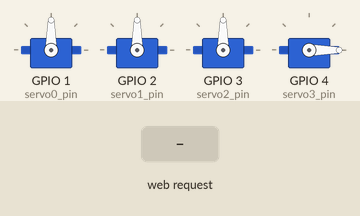
Recording of a sketch running on a simulated ESP8266 (NodeMCU). Parts: 4 × servo. Inputs (shaded band) come from the test bench. WiFi joins after 1.5 s; servers stay silent unless stated; what the sketch prints to the serial monitor is not drawn.

Above: at 2.7 s.
2.8 s: HTTP request GET /Req=1 received
At 3.9 s:
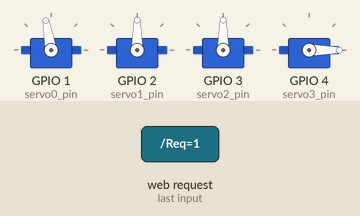
4.3 s: HTTP request GET /Req=3 received
At 5.0 s:
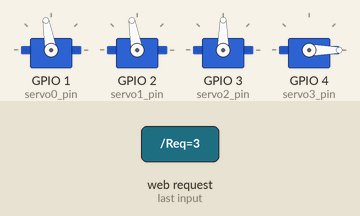
5.8 s: HTTP request GET /Req=2 received
At 6.1 s:
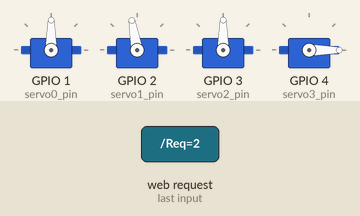
7.3 s: HTTP request GET /Req=5 received
At 8.5 s:
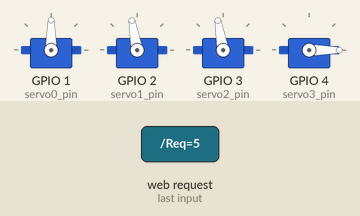
8.8 s: HTTP request GET /Req=4 received
At 9.7 s:
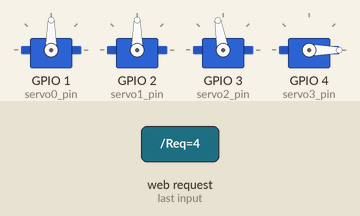
10.3 s: HTTP request GET /Req=6 received
At 10.8 s:
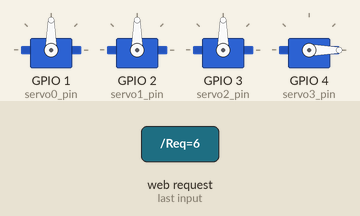
Timing chart, 0 to 12.8 s (numbered marks = the images above; inputs shaded):
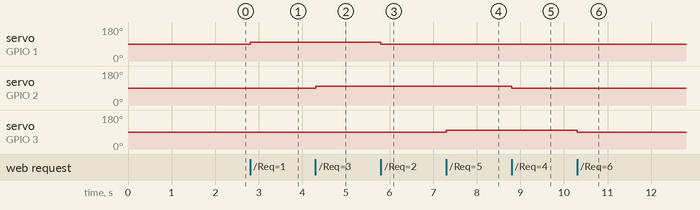

Measured:
- after the input at 2.8 s, servo on GPIO 1 (servo0_pin): 90° → 100° at once
- after the input at 4.3 s, servo on GPIO 2 (servo1_pin): 90° → 100° at once
- after the input at 5.8 s, servo on GPIO 1 (servo0_pin): 100° → 90° at once
- after the input at 7.3 s, servo on GPIO 3 (servo2_pin): 90° → 100° at once
- after the input at 8.8 s, servo on GPIO 2 (servo1_pin): 100° → 90° at once
- after the input at 10.3 s, servo on GPIO 3 (servo2_pin): 100° → 90° at once

The sketch:

arm_nodemcu_mk2.ino
```cpp
#include <ESP8266WiFi.h>
#include <Servo.h>
Servo servo0;
Servo servo1;
Servo servo2;
Servo servo3;

const int unt=10;
int pos0=90;
int pos1=90;
int pos2=90;
int pos3=0;

#define servo0_pin 1
#define servo1_pin 2
#define servo2_pin 3
#define servo3_pin 4


const char* ssid = "Your SSID";
const char* password = "Your Wifi Password";

WiFiServer server(80);

void setup() {
  Serial.begin(115200);
  delay(10);
  servo0.attach(servo0_pin);
  servo1.attach(servo1_pin);
  servo2.attach(servo2_pin);
  servo3.attach(servo3_pin);
  // Connect to WiFi network

  servo0.write(pos0);
  servo1.write(pos1);
  servo2.write(pos2);
  servo3.write(pos3);

  Serial.println();
  Serial.println();
  Serial.print("Connecting to ");
  Serial.println(ssid);

  WiFi.begin(ssid, password);

  while (WiFi.status() != WL_CONNECTED) {
    delay(500);
    Serial.print(".");
  }
  Serial.println("");
  Serial.println("WiFi connected");

  // Start the server
  server.begin();
  Serial.println("Server started");

  // Print the IP address on serial monitor
  Serial.print("Use this URL to connect: ");
  Serial.print("http://");    //URL IP to be typed in mobile/desktop browser
  Serial.print(WiFi.localIP());
  Serial.println("/");

}

void loop() {
  // Check if a client has connected
  WiFiClient client = server.available();
  if (!client) {
    return;
  }

  // Wait until the client sends some data
  Serial.println("new client");
  while(!client.available()){
    delay(1);
  }

  // Read the first line of the request
  String request = client.readStringUntil('\r');
  Serial.println(request);
  client.flush();

 int value = 0;
 // Match the request

if (request.indexOf("/Req=1") != -1)  {
  if(pos0<=180){
  pos0+=unt;
  }
  servo0.write(pos0);
}
if (request.indexOf("/Req=2") != -1)  {
  if(pos0>=0){
  pos0-=unt;
  servo0.write(pos0);
  }
}


if (request.indexOf("/Req=3") != -1)  {
  if(pos1<=180){
  pos1+=unt;
  servo1.write(pos1);
  }
}
if (request.indexOf("/Req=4") != -1)  {
  if(pos1>=0){
  pos1-=unt;
  servo1.write(pos1);
  }
}


if (request.indexOf("/Req=5") != -1)  {
  if(pos2<=180){
  pos2+=unt;
  servo2.write(pos2);
  }
}
if (request.indexOf("/Req=6") != -1)  {
  if(pos2>=0){
  pos2-=unt;
  servo2.write(pos2);
  }
}

if (request.indexOf("/Req=7") != -1)  {
  if(pos3<180){
  pos3=0;
  servo3.write(pos3);
  }
}
if (request.indexOf("/Req=8") != -1)  {
  if(pos3>0){
  pos3=180;
  servo3.write(pos3);
  }
}


  // Return the response
  client.println("HTTP/1.1 200 OK");
  client.println("Content-Type: text/html");
  client.println(""); //  do not forget this one
client.println("<!DOCTYPE html>");
client.println("<html lang='en'><head><meta http-equiv='Content-Type' content='text/html; charset=UTF-8'>");
client.println("<title></title>");
client.println("</head>");

client.println("<body style='display: flex; justify-content: center; align-items: center;min-height: 100vh;background-color: bisque;background-size: cover;background-position: center;'>");
client.println("<div style=' background-color:transparent;color: #fff;border: black 2px solid;border-radius: 10px;padding: 30px 40px;'>");
client.println("<h1 style='margin-left: 20px;color: black;'>Controller</h1><br>");
client.println("<div style='height: 20px;color: gray;margin: 10px;/* margin-left: 10px; */padding: 10px;'>");
client.println("<a href=\"/Req=3\"\"> <button> left clockwise</button></a>");
client.println("<a href=\"/Req=4\"\"> <button> left anticlockwise </button></a></div>");
client.println("<div style=' height: 20px;color: gray;margin: 10px;/* margin-left: 10px; */padding: 10px;'>");
client.println("<a href=\"/Req=5\"\"> <button> right clockwise</button></a>");
client.println("<a href=\"/Req=6\"\"> <button> right anticlockwise</button></a></div>");
client.println("<div style=' height: 20px;color: gray;margin: 10px;/* margin-left: 10px; */padding: 10px;'>");
client.println("<a href=\"/Req=1\"\"> <button> motar 1 right</button></a>");
client.println("<a href=\"/Req=2\"\"><button> motar 1 left</button></a>");
client.println("</div>");
client.println("<div style=' height: 20px;color: gray;margin: 10px;/* margin-left: 10px; */padding: 10px;'>");
client.println("<a href=\"/Req=7\"\"> <button> claw grab</button></a>");
client.println("<a href=\"/Req=8\"\"> <button>claw drop</button></a>");
client.println("</div></div></body></html>");
delay(1);
Serial.println("Client disonnected");
Serial.println("");

}
```
